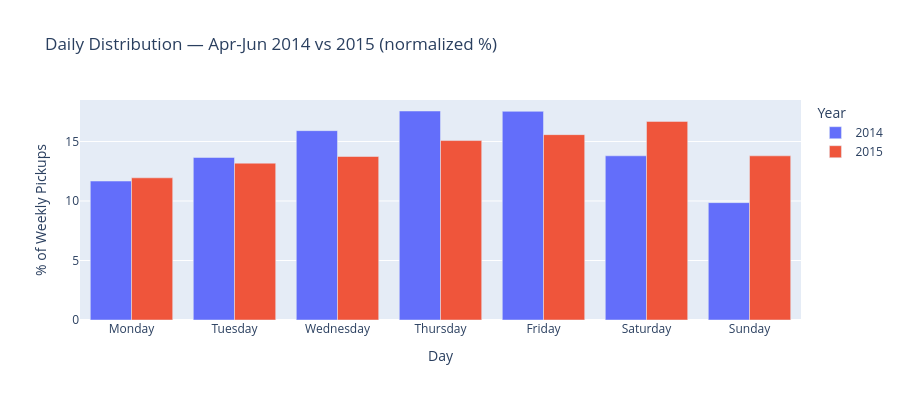

The cell this chart's notebook holds for it:
### Markdown cell above
### Expected output

![04_06_hourly_distribution_overlay](reports/figures/04_06_hourly_distribution_overlay.png)

**Observation:**

Both years share the same general shape — a trough from 2-5 AM and a rise through the afternoon — but the profiles diverge significantly in the evening. In 2014, the distribution spikes sharply at hour 17 (~7.8%) then drops steeply by 23:00 (~3.8%), whereas 2015 shows a flatter plateau from 17:00 to 22:00 (~6-6.7%). The 2015 curve also carries higher relative share during late-night hours (midnight ~4.5% vs ~2% in 2014). This shift from a peaked to a plateau pattern suggests Uber expanded into nightlife and late-evening use cases by 2015, consistent with the peak hour moving from 17:00 to 19:00.

### Code cell
daily_14 = overlap_2014.groupby("day_of_week").size().reset_index(name="count")
daily_14["pct"] = daily_14["count"] / daily_14["count"].sum() * 100
daily_14["year"] = "2014"
daily_14["day_name"] = daily_14["day_of_week"].map(lambda x: DAY_NAMES[x])

daily_15 = overlap_2015.groupby("day_of_week").size().reset_index(name="count")
daily_15["pct"] = daily_15["count"] / daily_15["count"].sum() * 100
daily_15["year"] = "2015"
daily_15["day_name"] = daily_15["day_of_week"].map(lambda x: DAY_NAMES[x])

daily = pd.concat([daily_14, daily_15])

fig = px.bar(
    daily, x="day_name", y="pct", color="year", barmode="group",
    title="Daily Distribution — Apr-Jun 2014 vs 2015 (normalized %)",
    labels={"day_name": "Day", "pct": "% of Weekly Pickups", "year": "Year"},
    color_discrete_map={"2014": "#636EFA", "2015": "#EF553B"},
    category_orders={"day_name": DAY_NAMES},
    height=400,
)
fig.write_image("reports/figures/04_07_daily_distribution.png", width=1200, height=700, scale=2)
fig.show()

### Figure 1 — Plotly figure (JSON) as saved in the notebook; plotly's stock layout.template omitted (floating-point values rounded to 4 significant figures)
{"data": [{"alignmentgroup": "True", "hovertemplate": "Year=2014<br>Day=%{x}<br>% of Weekly Pickups=%{y}<extra></extra>", "legendgroup": "2014", "marker": {"color": "#636EFA", "pattern": {"shape": ""}}, "name": "2014", "offsetgroup": "2014", "orientation": "v", "showlegend": true, "textposition": "auto", "type": "bar", "x": ["Monday", "Tuesday", "Wednesday", "Thursday", "Friday", "Saturday", "Sunday"], "xaxis": "x", "y": [11.68, 13.66, 15.91, 17.56, 17.53, 13.8, 9.863], "yaxis": "y"}, {"alignmentgroup": "True", "hovertemplate": "Year=2015<br>Day=%{x}<br>% of Weekly Pickups=%{y}<extra></extra>", "legendgroup": "2015", "marker": {"color": "#EF553B", "pattern": {"shape": ""}}, "name": "2015", "offsetgroup": "2015", "orientation": "v", "showlegend": true, "textposition": "auto", "type": "bar", "x": ["Monday", "Tuesday", "Wednesday", "Thursday", "Friday", "Saturday", "Sunday"], "xaxis": "x", "y": [11.95, 13.18, 13.74, 15.08, 15.58, 16.69, 13.79], "yaxis": "y"}], "layout": {"barmode": "group", "height": 400, "legend": {"title": {"text": "Year"}, "tracegroupgap": 0}, "title": {"text": "Daily Distribution — Apr-Jun 2014 vs 2015 (normalized %)"}, "xaxis": {"anchor": "y", "categoryarray": ["Monday", "Tuesday", "Wednesday", "Thursday", "Friday", "Saturday", "Sunday"], "categoryorder": "array", "domain": [0, 1], "title": {"text": "Day"}}, "yaxis": {"anchor": "x", "domain": [0, 1], "title": {"text": "% of Weekly Pickups"}}}}
